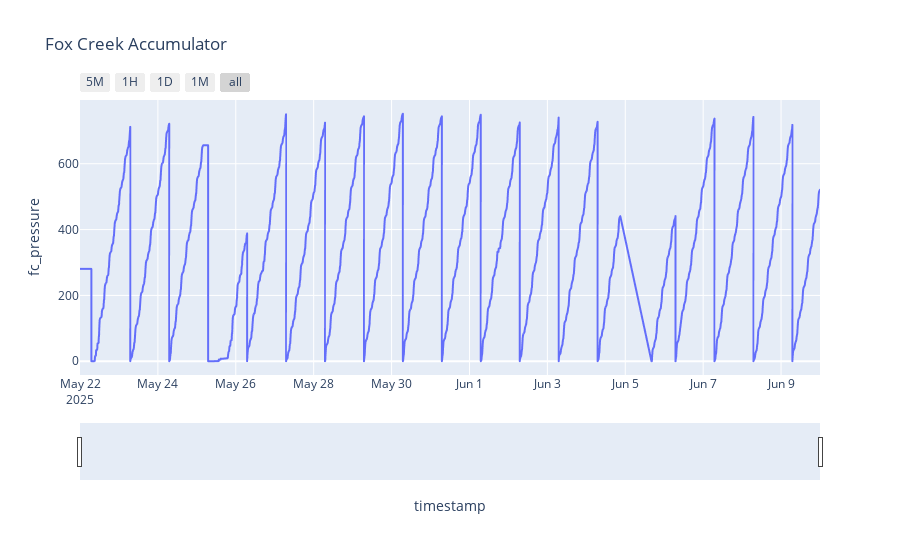

Source (notebook cell):
### Code cell
import pandas as pd
import seaborn as sns
import matplotlib as mpl
import matplotlib.pyplot as plt
import numpy as np

# load Data
df = pd.read_csv("dataset/fox_creek_25-csv.csv")

df = df.rename(columns={
    "t_stamp": "timestamp",
    "Well Pads/Fox Creek 25SE/12-63 25-2-1/Heater Treater/Gas Meter/Today Flow" : "fc_pressure"
})

# convert timestamp
df["timestamp"] = pd.to_datetime(df["timestamp"])

df = df.drop('Unnamed: 3', axis=1)

df_non_index = df

df.info()


print("Rows  : ", df.shape[0])
print("Columns  : ", df.shape[1])
print("\nFeatures  :\n", df.columns.to_list())
print("\nMissing Values :\n", df.isnull().any())
print("\n Unique Values :\n", df.nunique())

# Set index for time-series ops
df = df.set_index("timestamp").sort_index()
df.head()
df.plot(grid=True)

import plotly.express as px

fig = px.line(df_non_index, x='timestamp', y='fc_pressure', title='Fox Creek Accumulator')
fig.update_xaxes(
    rangeslider_visible=True,
    rangeselector=dict(
        buttons=list([
            dict(count=1, label='5M', step='minute', stepmode='backward'),
            dict(count=1, label='1H', step='hour', stepmode='backward'),
            dict(count=1, label='1D', step='day', stepmode='backward'),
            dict(count=1, label='1M', step='month', stepmode='backward'),
            dict(step='all')
        ])
    )
)

fig.show()

df_non_index.describe()

df_non_index.loc['2025-05-22 06:59:00' : "2025-05-23 06:59:00"]
df_non_index.plot(grid=True)

### Figure 1 — Plotly figure (JSON) as saved in the notebook; plotly's stock layout.template omitted (floating-point values rounded to 4 significant figures; data arrays with more than 128 entries replaced by an {"elided": "..."} marker saying what was removed)
{"data": [{"hovertemplate": "timestamp=%{x}<br>fc_pressure=%{y}<extra></extra>", "legendgroup": "", "line": {"color": "#636efa", "dash": "solid"}, "marker": {"symbol": "circle"}, "mode": "lines", "name": "", "showlegend": false, "type": "scattergl", "x": {"elided": "26223 str values"}, "xaxis": "x", "y": {"elided": "26223 float values"}, "yaxis": "y"}], "layout": {"legend": {"tracegroupgap": 0}, "title": {"text": "Fox Creek Accumulator"}, "xaxis": {"anchor": "y", "domain": [0, 1], "rangeselector": {"buttons": [{"count": 1, "label": "5M", "step": "minute", "stepmode": "backward"}, {"count": 1, "label": "1H", "step": "hour", "stepmode": "backward"}, {"count": 1, "label": "1D", "step": "day", "stepmode": "backward"}, {"count": 1, "label": "1M", "step": "month", "stepmode": "backward"}, {"step": "all"}]}, "rangeslider": {"visible": true}, "title": {"text": "timestamp"}}, "yaxis": {"anchor": "x", "domain": [0, 1], "title": {"text": "fc_pressure"}}}}
